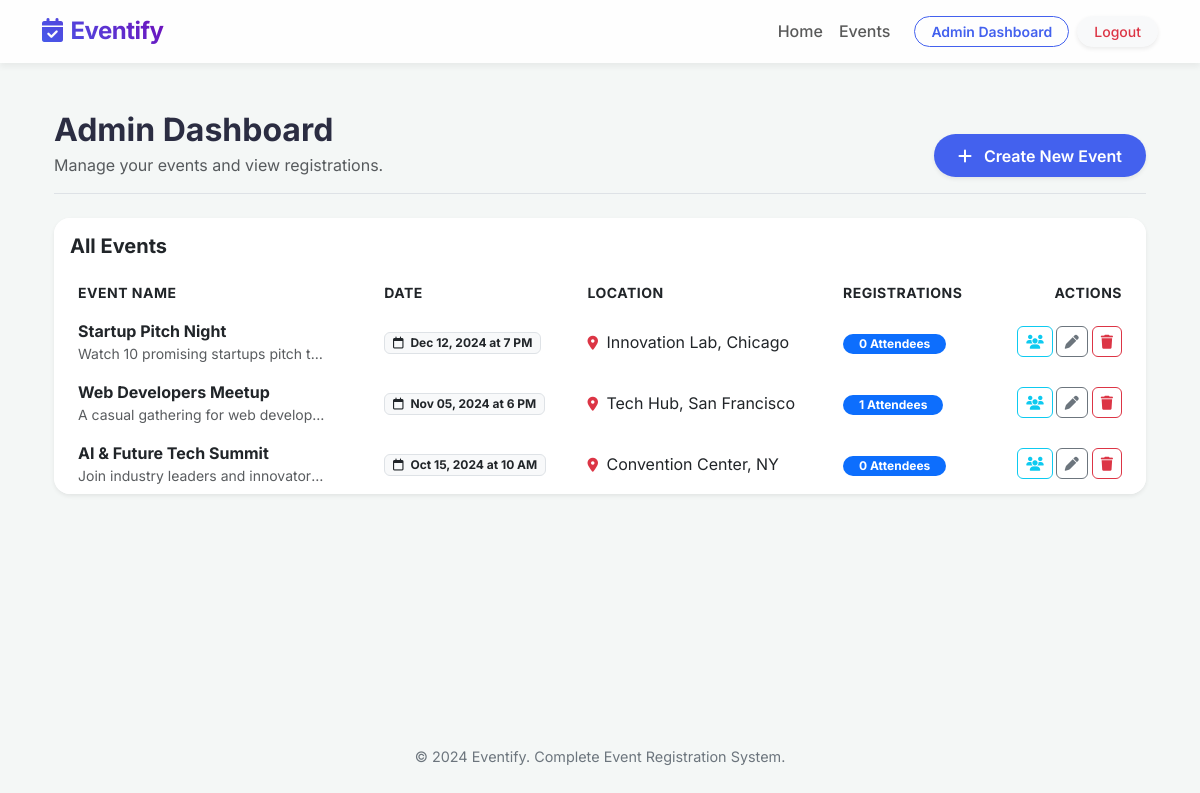
The app's page /admin/dashboard (signed in) with its own data.
### database.py (models this page shows)
class Event(db.Model):
    id = db.Column(db.Integer, primary_key=True)
    event_name = db.Column(db.String(150), nullable=False)
    date = db.Column(db.String(50), nullable=False)
    location = db.Column(db.String(150), nullable=False)
    description = db.Column(db.Text, nullable=False)
    registrations = db.relationship('Registration', backref='event', lazy=True, cascade='all, delete-orphan')

### app.py (the view)
@app.route('/admin/dashboard')
@login_required
def admin_dashboard():
    events_list = Event.query.order_by(Event.id.desc()).all()
    return render_template('admin/dashboard.html', events=events_list)

### app.py (called while the page is built)
def login_required(f):
    from functools import wraps
    @wraps(f)
    def decorated_function(*args, **kwargs):
        if 'admin_id' not in session:
            flash('Please log in to access this page.', 'warning')
            return redirect(url_for('admin_login'))
        return f(*args, **kwargs)
    return decorated_function

### templates/admin/dashboard.html (shortened to what this page needs)
{% extends "layout.html" %}
{% block content %}
<div class="container py-4">
    <div class="d-flex justify-content-between align-items-end border-bottom pb-3 mb-4">
        <div>
            <h2 class="fw-bold mb-1">Admin Dashboard</h2>
            <p class="text-muted mb-0">Manage your events and view registrations.</p>
        </div>
        <div>
            <a href="{{ url_for('admin_event_create') }}" class="btn btn-primary shadow-sm rounded-pill px-4">
                <i class="fa-solid fa-plus me-2"></i> Create New Event
            </a>
        </div>
    </div>
    <div class="card border-0 shadow-sm rounded-4 overflow-hidden">
        <div class="card-header bg-white py-3 border-bottom-0">
            <h5 class="mb-0 fw-bold">All Events</h5>
        </div>
        <div class="card-body p-0">
            <div class="table-responsive">
                <table class="table table-hover table-borderless align-middle mb-0">
                    <thead class="bg-light text-muted small text-uppercase" style="letter-spacing: 0.5px;">
                        <tr>
                            <th scope="col" class="ps-4">Event Name</th>
                            <th scope="col">Date</th>
                            <th scope="col">Location</th>
                            <th scope="col">Registrations</th>
                            <th scope="col" class="text-end pe-4">Actions</th>
                        </tr>
                    </thead>
                    <tbody class="border-top-0">
                        {% if events %}
                        {% for event in events %}
                        <tr>
                            <td class="ps-4">
                                <div class="fw-bold text-dark">{{ event.event_name }}</div>
                                <div class="small text-muted text-truncate" style="max-width: 250px;">{{
                                    event.description }}</div>
                            </td>
                            <td>
                                <span class="badge bg-light text-dark border"><i
                                        class="fa-regular fa-calendar me-1"></i> {{ event.date }}</span>
                            </td>
                            <td><i class="fa-solid fa-location-dot text-danger me-1 small"></i> {{ event.location }}
                            </td>
                            <td>
                                <span class="badge bg-primary rounded-pill px-3">{{ event.registrations|length }}
                                    Attendees</span>
                            </td>
                            <td class="text-end pe-4">
                                <div class="btn-group gap-1">
                                    <a href="{{ url_for('admin_event_registrations', id=event.id) }}"
                                        class="btn btn-sm btn-outline-info rounded" title="View Registrations">
                                        <i class="fa-solid fa-users"></i>
                                    </a>
                                    <a href="{{ url_for('admin_event_edit', id=event.id) }}"
                                        class="btn btn-sm btn-outline-secondary rounded" title="Edit Event">
                                        <i class="fa-solid fa-pen"></i>
                                    </a>
                                    <form action="{{ url_for('admin_event_delete', id=event.id) }}" method="POST"
                                        class="d-inline"
                                        onsubmit="return confirm('Are you sure you want to delete this event? This will also delete all registrations associated with it.');">
                                        <button type="submit" class="btn btn-sm btn-outline-danger rounded"
                                            title="Delete Event">
                                            <i class="fa-solid fa-trash"></i>
                                        </button>
                                    </form>
                                </div>
                            </td>
                        </tr>
                        {% endfor %}
                        {% endif %}
                    </tbody>
                </table>
            </div>
        </div>
    </div>
</div>
{% endblock %}

### static/css/style.css (style rules this page uses)
:root { --primary: #4361ee; --primary-hover: #3a0ca3; --secondary: #7209b7; --dark: #2b2d42; --light: #f8f9fa; --glass-bg: rgba(255, 255, 255, 0.85); --glass-border: rgba(255, 255, 255, 0.3); --shadow-sm: 0 4px 6px rgba(0,0,0,0.05); --shadow-md: 0 10px 15px rgba(0,0,0,0.1); }
body { font-family: 'Inter', -apple-system, BlinkMacSystemFont, "Segoe UI", Roboto, "Helvetica Neue", Arial, sans-serif; background-color: #f4f7f6; color: var(--dark); min-height: 100vh; display: flex; flex-direction: column; }
.btn-primary { background: var(--primary); border: none; border-radius: 8px; padding: 0.6rem 1.5rem; font-weight: 600; transition: all 0.2s; }

### records on screen
Event: event_name "Startup Pitch Night", description "Watch 10 promising startups pitch t…", date "Dec 12, 2024 at 7 PM", location "Innovation Lab, Chicago", registrations|length "0"
Event: event_name "Web Developers Meetup", description "A casual gathering for web develop…", date "Nov 05, 2024 at 6 PM", location "Tech Hub, San Francisco", registrations|length "1"
Event: event_name "AI & Future Tech Summit", description "Join industry leaders and innovator…", date "Oct 15, 2024 at 10 AM", location "Convention Center, NY", registrations|length "0"
